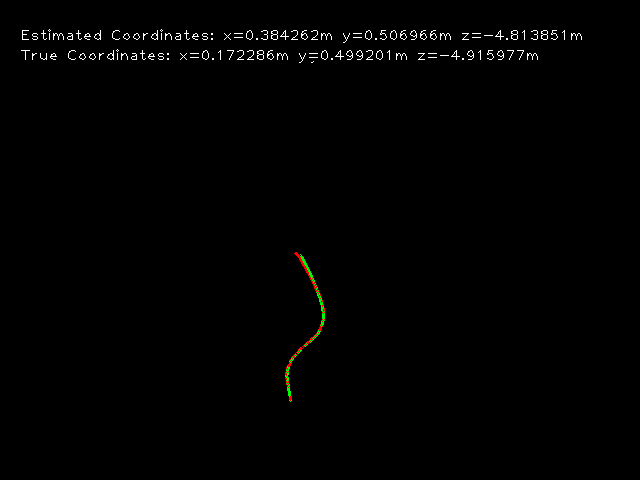
#> input picture map.png, 640 x 480 px; its folder holds only this picture in this run
$ python -i utils.py   (imports and definitions only)
#> lines starting #> are read from the running program, lines starting #| are printed output that depends on the picture; after the words box and inside, x2 and y2 are one past the last pixel; in counts of white or black regions, pixels touching at a corner belong together
import os
import cv2
import glob
import math
import logging
import numpy as np
import matplotlib.pyplot as plt
from scipy.spatial.kdtree import KDTree


# [5 lines left out: function get_img_id, not called in this run]


def create_dir(dir_path):
    if not os.path.exists(dir_path):
        os.makedirs(dir_path)


# [139 lines left out: functions plot_inlier_ratio, plot_translation_error, plot_rotation_erros, plot_position_error, plot_orientation_error, plot_orientation_angle and 5 more, not called in this run]


def preprocess_images(filepath, default=False, morphology=False):
#> called with filepath = 'map.png', default = False, morphology = False
    out = []
    images = [cv2.imread(file, 0) for file in sorted(glob.glob(filepath))]
#> images = 1 item
    if default:
        return images
    for img in images:
        processed_img = img.copy()
        cv2.normalize(img.astype('float'), img, 0.0, 1.0, cv2.NORM_MINMAX)
        if morphology:
            processed_img = cv2.GaussianBlur(processed_img, (7, 7), 0)
            processed_img = cv2.adaptiveThreshold(processed_img, 255, cv2.ADAPTIVE_THRESH_GAUSSIAN_C,
                                                  cv2.THRESH_BINARY_INV, 7, 2)
            kernel = cv2.getStructuringElement(cv2.MORPH_CROSS, ksize=(3, 3))
            processed_img = cv2.dilate(processed_img, kernel, iterations=3)
            processed_img = cv2.morphologyEx(processed_img, cv2.MORPH_CLOSE, kernel, iterations=1)
        else:
            processed_img = cv2.GaussianBlur(processed_img, (7, 7), 0)
            processed_img = cv2.adaptiveThreshold(processed_img,
                                                  maxValue=255,
                                                  adaptiveMethod=cv2.ADAPTIVE_THRESH_GAUSSIAN_C,
                                                  thresholdType=cv2.THRESH_BINARY,
                                                  blockSize=7,
                                                  C=2)
        out.append(processed_img)
#> this loop made 1 pass
#> pass 1, in preprocess_images, `processed_img = cv2.GaussianBlur(processed_img, (7, 7), 0)`:
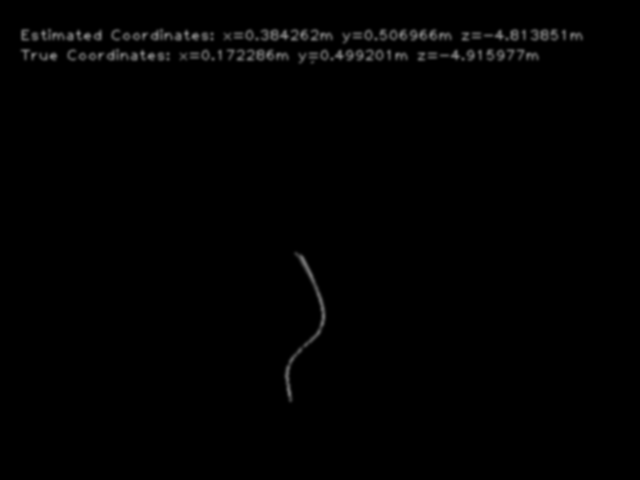
#> processed_img: shape (480, 640); min 0, max 125, mean 1.8
#> pass 1, in preprocess_images, `processed_img = cv2.adaptiveThreshold(processed_img, maxValue=255, ada..`:
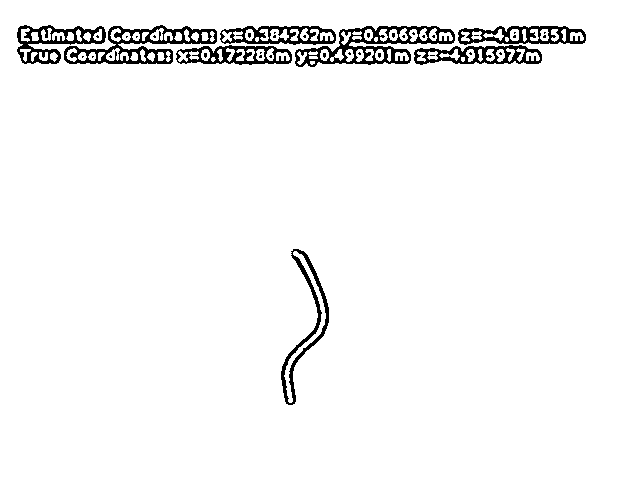
#> processed_img: shape (480, 640); 96.2% white; 41 black regions (33 under 20 px), largest, box (x1, y1, x2, y2) and area: (295, 26, 455, 67) 2197, (64, 25, 217, 64) 2025, (281, 249, 329, 405) 1291
#> after the loop, out = 1 item

    return out


# [12 lines left out: function get_images_from_video, not called in this run]


def euclidean_distance(a, b):
    return np.linalg.norm(a - b)


# [138 lines left out: functions rotate_around, euler_angles_to_rotation_matrix, is_rotation_matrix, rotation_matrix_to_euler_angles, KDT_NMS, init_logger and 1 more, not called in this run]

>>> result = preprocess_images('map.png')
#> result = 1 item
